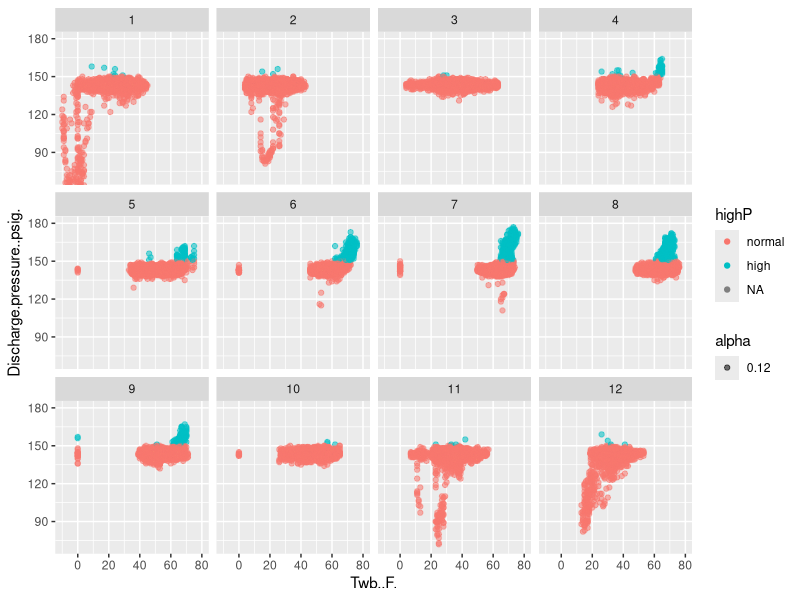
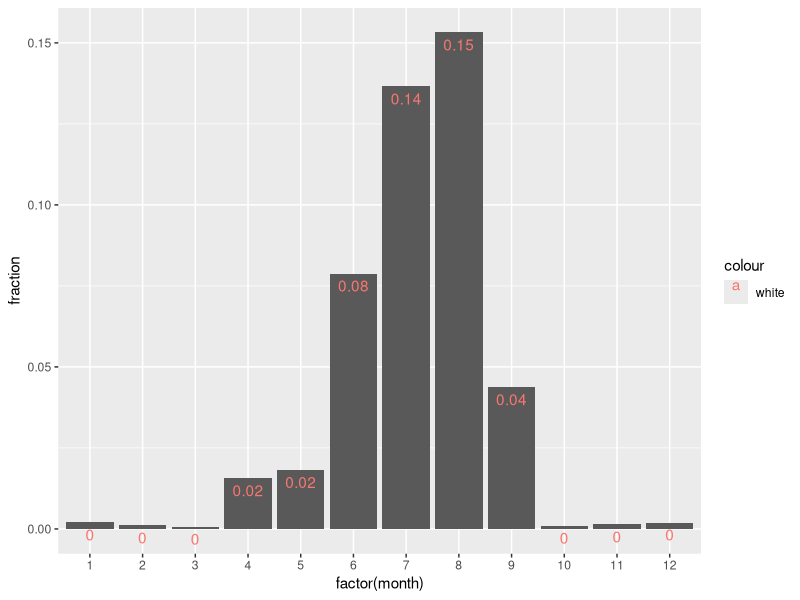
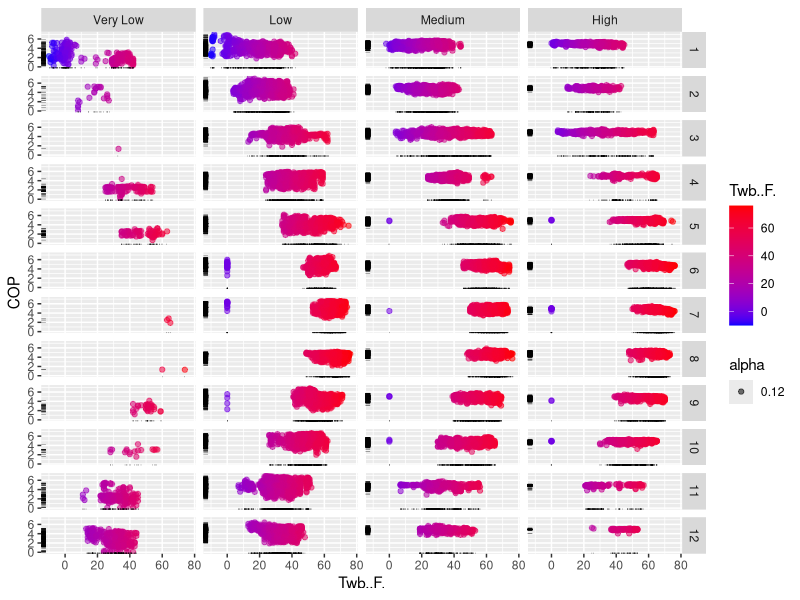
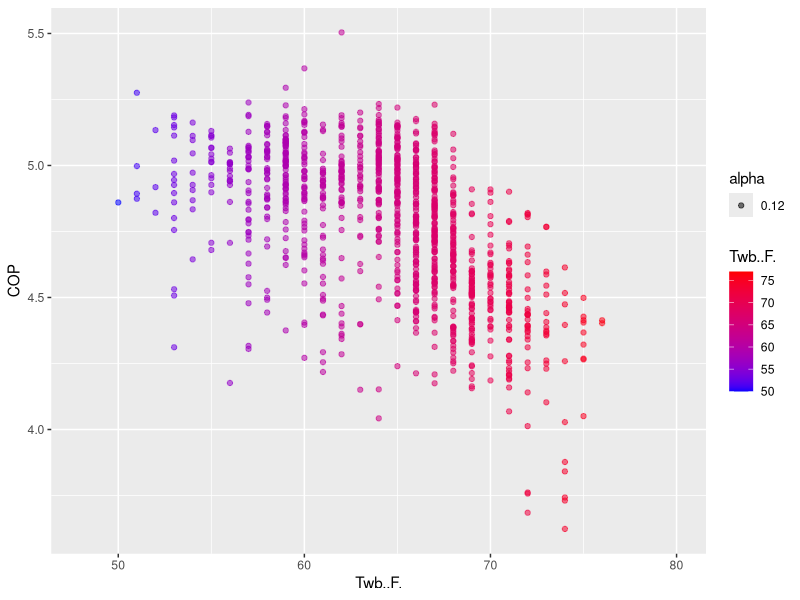

The R source for these figures, in order:
## set working directory
setwd("~/Desktop/VEIC-II")

## load libraries
library(lubridate)  ## for date/time handling
library(ggplot2)  ## for plotting
library(dplyr)  ## for groupby/summarize analysis

## read in csv files
pressure_temperature <- read.csv("baseline-pressure-temp.csv", skip = 3, 
                                 colClasses = c("character", "numeric", "numeric", "numeric"), 
                                 na.strings = c("#N/A", "<NoData>"))
load_power <- read.csv("baseline-load-power.csv",
                       colClasses = c("character", "numeric", "numeric", "numeric"))
exp_period <- read.csv("efficiency.csv", skip = 5)

## add a usable date column to each dataset
pressure_temperature$date <- mdy_hm(pressure_temperature$Date...Time)
load_power$date <- mdy_hm(load_power$Date...Time)
exp_period$date <- mdy_hm(exp_period$Date...Time)

## merge the pressure/temp dataset with the load power dataset
control_series <- merge(pressure_temperature, load_power, by="date")

## adding columns to control series:
## add a month column for easy grouping by month
control_series$month <- month(control_series$date)

## add a column with load in kW instead of tons so the coefficient of performance will be unitless
control_series$load.kW <- control_series$Load..tons. * 3.51685

## add a coefficient of performance
control_series$COP <- control_series$load.kW / control_series$Refr.compressor.power..kW.


## ANALYSIS
## STEP 1: how big a problem might high wet bulb temps present?
## identify occurrences when condenser fans are not lowering the discharge pressure to within 1 SD of target
## find standard deviation of discharge pressures over 2012
P_one_sd <- sd(control_series$Discharge.pressure..psig., na.rm=TRUE)
P_mean <- mean(control_series$Discharge.pressure..psig., na.rm=TRUE)

## flag points above 1 SD of discharge pressure
control_series$highP <- cut(control_series$Discharge.pressure..psig., 
                            breaks = c(0, P_mean + P_one_sd, 500), 
                            labels = c("normal", "high"))

## how many "high pressure" periods by month and what fraction do they represent:
P_by_month <- group_by(control_series, month, highP) %>%
                summarize(n = n()) %>%
                mutate(fraction = n / sum(n))
high_P_by_month <- filter(P_by_month, highP == "high")

## plot discharge pressure vs. wet bulb temp, highlighting those points more than 1 SD above target
g <- ggplot(control_series, aes(x=Twb..F., y=Discharge.pressure..psig.)) + 
    geom_point(aes(alpha=.12, color=highP), na.rm = TRUE) +
    coord_cartesian(xlim = c(-10, 80), ylim = c(70,180))

g + facet_wrap( ~ month)

## plot fraction of "high" pressure readings by month
ggplot(high_P_by_month, aes(x=factor(month), y=fraction)) + 
    geom_bar(stat="identity") +
    geom_text(aes(color="white", label=round(fraction, digits=2)), vjust=1.5)

## how does the COP vary with wet bulb temperature at different loads?
## cut the load index into different bins
control_series$load_category <- cut(control_series$load.kW,
                                    breaks = c(-1, 1, 200, 800, 1200, 2200),
                                    labels = c("No Load", "Very Low", "Low", "Medium", "High"))

## plot of all months and load categories (very low < 200kW < low < 800kW < medium < 1200kW < high < 2200kW)
h <- ggplot(filter(control_series, load_category != "No Load"), aes(x=Twb..F., y=COP)) +
    geom_point(aes(alpha = .12, color = Twb..F.), na.rm = TRUE) + 
    scale_color_gradient(low="blue", high="red")
h + facet_grid(month ~ load_category) + geom_rug(position="jitter", size = 0.1)

## example plot of COP suffering because condenser fans aren't removing enough heat before refrigerant returns to the compressor
## July 2012
ggplot(filter(control_series, load_category == "High", month == 7), aes(x=Twb..F., y=COP)) +
    geom_point(aes(alpha = .12, color = Twb..F.), na.rm = TRUE) + 
    scale_color_gradient(limits=c(50, 77),low="blue", high="red") +
    coord_cartesian(xlim = c(48, 80))



## PART 2: THE EXPERIMENTAL DATA
